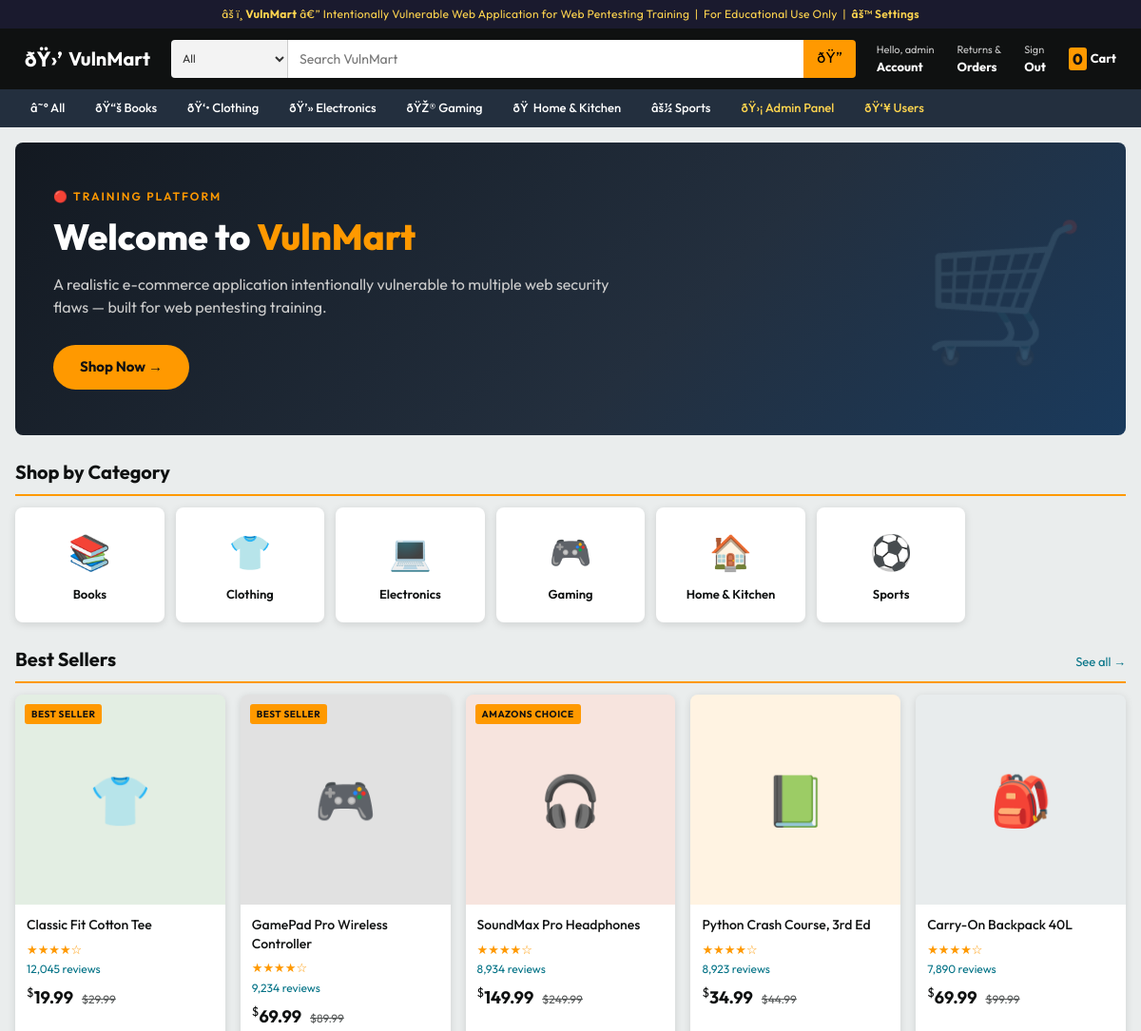
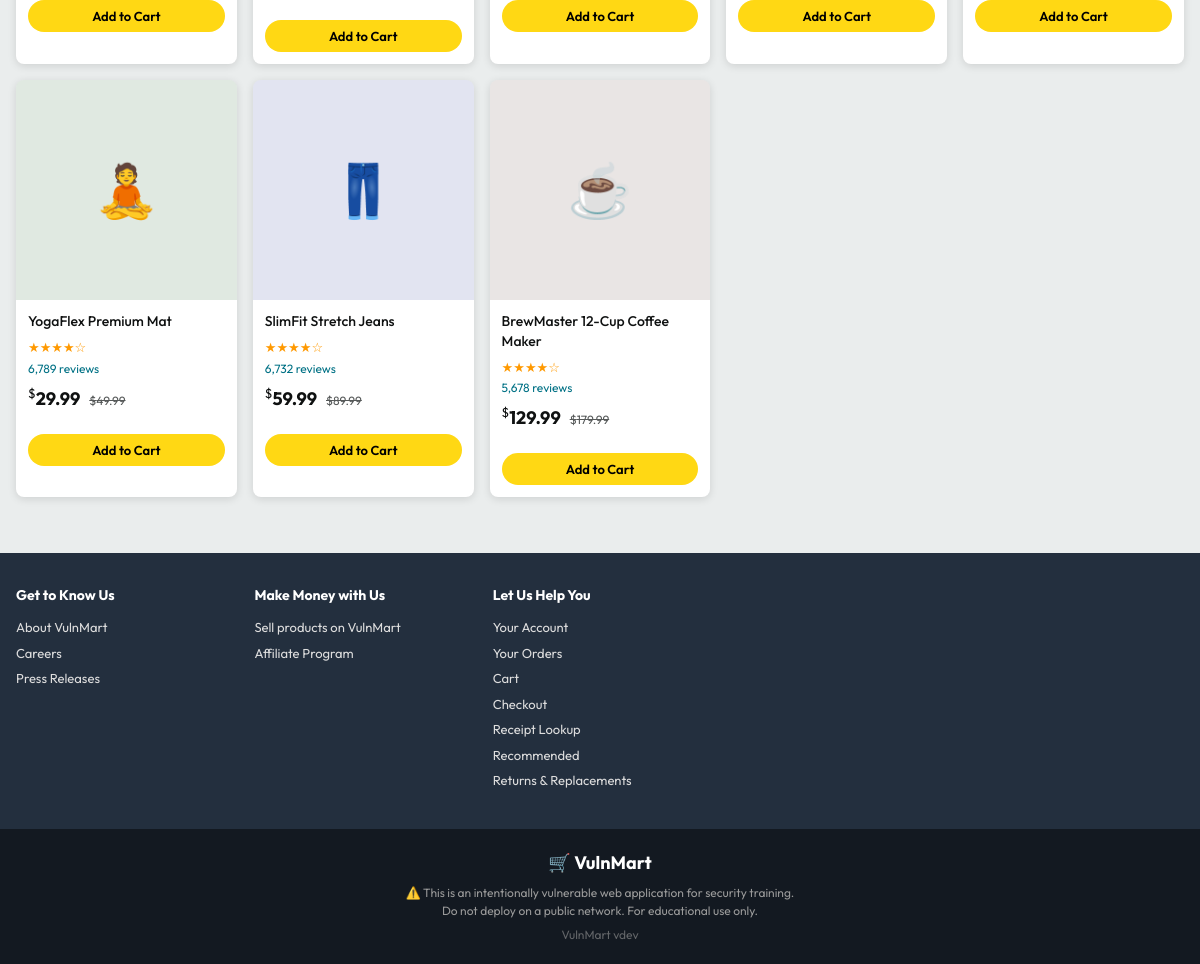
The page / (signed in) on the database its author committed (2 pictures, top to bottom).
### tables this page shows
CREATE TABLE categories (
    id INT AUTO_INCREMENT PRIMARY KEY,
    name VARCHAR(50) NOT NULL,
    slug VARCHAR(50) UNIQUE NOT NULL,
    icon VARCHAR(10)
);

CREATE TABLE products (
    id INT AUTO_INCREMENT PRIMARY KEY,
    name VARCHAR(200) NOT NULL,
    description TEXT,
    price DECIMAL(10,2) NOT NULL,
    original_price DECIMAL(10,2),
    category_id INT,
    stock INT DEFAULT 100,
    rating DECIMAL(2,1) DEFAULT 4.0,
    review_count INT DEFAULT 0,
    badge VARCHAR(30),
    image_color VARCHAR(7) DEFAULT '#FF9900',
    FOREIGN KEY (category_id) REFERENCES categories(id)
);

### src/config.php (called while the page is built, shortened)
<?php
function isLoggedIn(): bool {
    return isset($_SESSION['user_id']);
}
function isAdmin(): bool {
    return isset($_SESSION['role']) && $_SESSION['role'] === 'admin';
}

### src/includes/db.php (called while the page is built, shortened)
<?php
require_once __DIR__ . '/../config.php';
function getDB(): mysqli {
    static $conn = null;
    if ($conn === null) {
        $conn = new mysqli(DB_HOST, DB_USER, DB_PASS, DB_NAME);
        $conn->set_charset("utf8mb4");
    }
    return $conn;
}

### src/index.php (the view, shortened to what this page needs)
<?php
require_once __DIR__ . '/config.php';
require_once __DIR__ . '/includes/db.php';
$conn = getDB();
$featured = $conn->query("SELECT * FROM products ORDER BY review_count DESC LIMIT 8");
$featuredProducts = [];
if ($featured) while ($r = $featured->fetch_assoc()) $featuredProducts[] = $r;
$cats = $conn->query("SELECT * FROM categories ORDER BY name");
$categories = [];
if ($cats) while ($r = $cats->fetch_assoc()) $categories[] = $r;
$catIcons = ['electronics'=>'💻','clothing'=>'👕','books'=>'📚','home-kitchen'=>'🏠','gaming'=>'🎮','sports'=>'⚽'];
function stars(float $rating): string {
    $full = floor($rating);
    $half = ($rating - $full) >= 0.5 ? 1 : 0;
    return str_repeat('★', $full) . ($half ? '☆' : '') . str_repeat('☆', 5 - $full - $half);
}
include __DIR__ . '/includes/header.php';
?>
<div class="hero">
    <div class="hero-content">
        <p class="hero-eyebrow">🔴 Training Platform</p>
        <h1 class="hero-title">Welcome to <span>VulnMart</span></h1>
        <p class="hero-subtitle">A realistic e-commerce application intentionally vulnerable to multiple web security flaws — built for web pentesting training.</p>
        <a href="/search.php?q=" class="hero-btn">Shop Now →</a>
    </div>
</div>
<div class="section-header">
    <h2 class="section-title">Shop by Category</h2>
</div>
<div class="category-grid">
    <?php foreach ($categories as $c): ?>
    <a href="/category.php?slug=<?= htmlspecialchars($c['slug']) ?>" class="category-card">
        <div class="cat-icon"><?= $catIcons[$c['slug']] ?? '📦' ?></div>
        <div class="cat-name"><?= htmlspecialchars($c['name']) ?></div>
    </a>
    <?php endforeach; ?>
</div>
<div class="section-header">
    <h2 class="section-title">Best Sellers</h2>
    <a href="/search.php?q=" class="section-link">See all →</a>
</div>
<div class="product-grid">
    <?php foreach ($featuredProducts as $p): ?>
    <div class="product-card">
        <a href="/product.php?id=<?= $p['id'] ?>" style="text-decoration:none;color:inherit;display:block;">
        <div class="product-image" style="background:<?= htmlspecialchars($p['image_color']) ?>22">
            <?php
            $icons = ['1'=>'💻','2'=>'📱','3'=>'🎧','4'=>'📺','5'=>'📱','6'=>'📷','7'=>'👕','8'=>'👖','9'=>'🧥','10'=>'👟','11'=>'📖','12'=>'📗','13'=>'📘','14'=>'☕','15'=>'💡','16'=>'🎒','17'=>'🎮','18'=>'🪑','19'=>'🖱','20'=>'🧘','21'=>'⌚'];
            echo $icons[$p['id']] ?? '📦';
            ?>
            <?php if ($p['badge']): ?>
            <span class="product-badge"><?= htmlspecialchars($p['badge']) ?></span>
            <?php endif; ?>
        </div>
        <div class="product-info">
            <div class="product-name"><?= htmlspecialchars($p['name']) ?></div>
            <div class="product-stars"><?= stars($p['rating']) ?></div>
            <div class="product-reviews"><?= number_format($p['review_count']) ?> reviews</div>
            <div class="product-price">
                <span class="price-current"><span class="price-symbol">$</span><?= number_format($p['price'], 2) ?></span>
                <?php if ($p['original_price'] > $p['price']): ?>
                <span class="price-original">$<?= number_format($p['original_price'], 2) ?></span>
                <?php endif; ?>
            </div>
        </div>
        </a>
        <form method="POST" action="/cart.php" style="padding:0 12px 12px;">
            <button type="submit" class="add-to-cart-btn">Add to Cart</button>
        </form>
    </div>
    <?php endforeach; ?>
</div>
<?php include __DIR__ . '/includes/footer.php'; ?>

### src/includes/header.php (shortened to what this page needs)
<?php
require_once __DIR__ . '/../includes/db.php';
$_cat_icons = [
    'books'        => 'ðŸ“š',
    'clothing'     => 'ðŸ‘•',
    'electronics'  => 'ðŸ’»',
    'gaming'       => 'ðŸŽ®',
    'home-kitchen' => 'ðŸ ',
    'sports'       => 'âš½',
];
$_categories = [];
$_cats = getDB()->query("SELECT * FROM categories ORDER BY name");
if ($_cats) {
    while ($r = $_cats->fetch_assoc()) {
        $r['icon'] = $_cat_icons[$r['slug']] ?? '';
        $_categories[] = $r;
    }
}
?>
<!DOCTYPE html>
<html lang="en">
<head>
    <link rel="stylesheet" href="/assets/css/style.css">
</head>
<body>
<div class="training-banner">
    âš ï¸ <strong>VulnMart</strong> â€” Intentionally Vulnerable Web Application for Web Pentesting Training &nbsp;|&nbsp; For Educational Use Only
    <?php if (isAdmin()): ?>
    &nbsp;|&nbsp; <a href="/admin/settings.php" style="color:#FFD54F;font-weight:600;">âš™ Settings</a>
    <?php endif; ?>
</div>
<header class="site-header">
    <div class="header-inner">
        <a href="/" class="site-logo">
            <span class="logo-icon">ðŸ›’</span>
            <span>VulnMart</span>
        </a>
        <form action="/search.php" method="GET" class="header-search">
            <select name="cat" class="search-cat-select">
                <option value="">All</option>
            </select>
            <input type="text" name="q" placeholder="Search VulnMart"
                   value="<?= isset($_GET['q']) ? htmlspecialchars($_GET['q']) : '' ?>"
                   class="search-input" autocomplete="off">
            <button type="submit" class="search-btn">ðŸ”</button>
        </form>
        <div class="header-actions">
            <?php if (isLoggedIn()): ?>
            <a href="/profile.php" class="header-action-link">
                <span class="action-label">Hello, <?= htmlspecialchars($_SESSION['username']) ?></span>
                <span class="action-main">Account</span>
            </a>
            <a href="/orders.php" class="header-action-link">
                <span class="action-label">Returns &amp;</span>
                <span class="action-main">Orders</span>
            </a>
            <a href="/logout.php" class="header-action-link">
                <span class="action-label">Sign</span>
                <span class="action-main">Out</span>
            </a>
            <?php endif; ?>
            <a href="/cart.php" class="header-cart">
                <span class="cart-qty"><?= array_sum($_SESSION['cart'] ?? []) ?></span>
                <span>Cart</span>
            </a>
        </div>
    </div>
</header>
<nav class="cat-nav">
    <div class="cat-nav-inner">
        <a href="/" class="cat-nav-link">â˜° All</a>
        <?php foreach ($_categories as $c): ?>
        <a href="/category.php?slug=<?= htmlspecialchars($c['slug']) ?>" class="cat-nav-link">
            <?= $c['icon'] ?> <?= htmlspecialchars($c['name']) ?>
        </a>
        <?php endforeach; ?>
        <?php if (isAdmin()): ?>
        <a href="/admin/index.php" class="cat-nav-link cat-nav-admin">ðŸ›¡ Admin Panel</a>
        <a href="/admin/users.php" class="cat-nav-link cat-nav-admin">ðŸ‘¥ Users</a>
        <?php endif; ?>
    </div>
</nav>
<main class="site-main">

### src/includes/footer.php (shortened to what this page needs)
</main>
<footer class="site-footer">
    <div class="footer-top">
        <div class="footer-col">
            <h4>Get to Know Us</h4>
            <a href="#">About VulnMart</a>
            <a href="#">Careers</a>
            <a href="#">Press Releases</a>
        </div>
        <div class="footer-col">
            <h4>Make Money with Us</h4>
            <a href="#">Sell products on VulnMart</a>
            <a href="#">Affiliate Program</a>
        </div>
        <div class="footer-col">
            <h4>Let Us Help You</h4>
            <a href="/profile.php">Your Account</a>
            <a href="/orders.php">Your Orders</a>
            <a href="/cart.php">Cart</a>
            <a href="/checkout.php">Checkout</a>
            <a href="/fileops.php">Receipt Lookup</a>
            <a href="/recommend.php">Recommended</a>
            <a href="#">Returns &amp; Replacements</a>
        </div>
    </div>
    <div class="footer-bottom">
        <span class="site-logo-sm">🛒 VulnMart</span>
        <p>⚠️ This is an intentionally vulnerable web application for security training.</p>
        <p>Do not deploy on a public network. For educational use only.</p>
        <p style="opacity:.6;font-size:12px;margin-top:6px;">VulnMart v<?= htmlspecialchars(defined('VULNMART_VERSION') ? VULNMART_VERSION : 'dev') ?></p>
    </div>
</footer>
</body>
</html>

### rows shown on the page
categories: icon "ðŸ“š", name "Books", slug "📚"
categories: icon "ðŸ‘•", name "Clothing", slug "👕"
categories: icon "ðŸ’»", name "Electronics", slug "💻"
categories: icon "ðŸŽ®", name "Gaming", slug "🎮"
categories: icon "ðŸ", name "Home & Kitchen", slug "🏠"
categories: icon "âš½", name "Sports", slug "⚽"
products: id "👕", badge "BEST SELLER", name "Classic Fit Cotton Tee", rating "★★★★☆", review_count "12,045", price "19.99", original_price "29.99"
products: id "🎮", badge "BEST SELLER", name "GamePad Pro Wireless Controller", rating "★★★★☆", review_count "9,234", price "69.99", original_price "89.99"
products: id "🎧", badge "AMAZONS CHOICE", name "SoundMax Pro Headphones", rating "★★★★☆", review_count "8,934", price "149.99", original_price "249.99"
products: id "📗", name "Python Crash Course, 3rd Ed", rating "★★★★☆", review_count "8,923", price "34.99", original_price "44.99"
products: id "🎒", name "Carry-On Backpack 40L", rating "★★★★☆", review_count "7,890", price "69.99", original_price "99.99"
products: id "🧘", name "YogaFlex Premium Mat", rating "★★★★☆", review_count "6,789", price "29.99", original_price "49.99"
products: id "👖", name "SlimFit Stretch Jeans", rating "★★★★☆", review_count "6,732", price "59.99", original_price "89.99"
products: id "☕", name "BrewMaster 12-Cup Coffee Maker", rating "★★★★☆", review_count "5,678", price "129.99", original_price "179.99"

### other values the page prints
$_SESSION['username'] "admin"
array_sum($_SESSION['cart'] ?? []) "0"
defined('VULNMART_VERSION') ? VULNMART_VERSION : 'dev' "dev"
